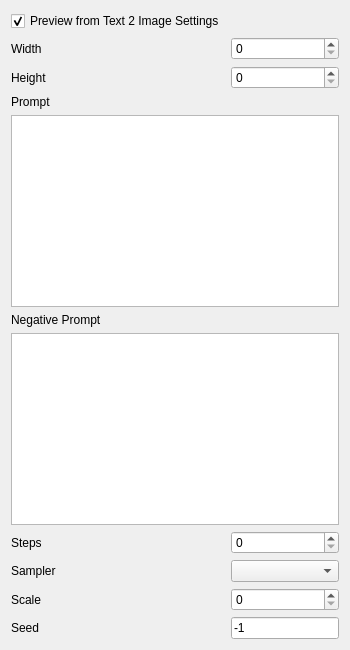
                <widget class="QWidget" name="PreviewSamples">
                 <attribute name="title">
                  <string>Preview</string>
                 </attribute>
                 <layout class="QGridLayout" name="gridLayout_8">
                  <item row="1" column="1">
                   <widget class="QSpinBox" name="preview_width"/>
                  </item>
                  <item row="10" column="1">
                   <widget class="QSpinBox" name="preview_cfg_scale"/>
                  </item>
                  <item row="4" column="0" colspan="2">
                   <widget class="QTextEdit" name="preview_prompt"/>
                  </item>
                  <item row="11" column="0">
                   <widget class="QLabel" name="label_53">
                    <property name="text">
                     <string>Seed</string>
                    </property>
                   </widget>
                  </item>
                  <item row="7" column="0">
                   <widget class="QLabel" name="label_49">
                    <property name="text">
                     <string>Steps</string>
                    </property>
                   </widget>
                  </item>
                  <item row="3" column="0">
                   <widget class="QLabel" name="label_55">
                    <property name="text">
                     <string>Prompt</string>
                    </property>
                   </widget>
                  </item>
                  <item row="8" column="1">
                   <widget class="QComboBox" name="preview_sampler_index"/>
                  </item>
                  <item row="2" column="1">
                   <widget class="QSpinBox" name="spinBox_7"/>
                  </item>
                  <item row="2" column="0">
                   <widget class="QLabel" name="label_54">
                    <property name="text">
                     <string>Height</string>
                    </property>
                   </widget>
                  </item>
                  <item row="0" column="0">
                   <widget class="QCheckBox" name="preview_from_txt2img">
                    <property name="text">
                     <string>Preview from Text 2 Image Settings</string>
                    </property>
                    <property name="checked">
                     <bool>true</bool>
                    </property>
                   </widget>
                  </item>
                  <item row="11" column="1">
                   <widget class="QLineEdit" name="preview_seed">
                    <property name="text">
                     <string>-1</string>
                    </property>
                   </widget>
                  </item>
                  <item row="5" column="0">
                   <widget class="QLabel" name="label_51">
                    <property name="text">
                     <string>Negative Prompt</string>
                    </property>
                   </widget>
                  </item>
                  <item row="1" column="0">
                   <widget class="QLabel" name="label_48">
                    <property name="text">
                     <string>Width</string>
                    </property>
                   </widget>
                  </item>
                  <item row="8" column="0">
                   <widget class="QLabel" name="label_50">
                    <property name="text">
                     <string>Sampler</string>
                    </property>
                   </widget>
                  </item>
                  <item row="7" column="1">
                   <widget class="QSpinBox" name="preview_steps"/>
                  </item>
                  <item row="6" column="0" colspan="2">
                   <widget class="QTextEdit" name="preview_negative_prompt"/>
                  </item>
                  <item row="10" column="0">
                   <widget class="QLabel" name="label_52">
                    <property name="text">
                     <string>Scale</string>
                    </property>
                   </widget>
                  </item>
                 </layout>
                </widget>
